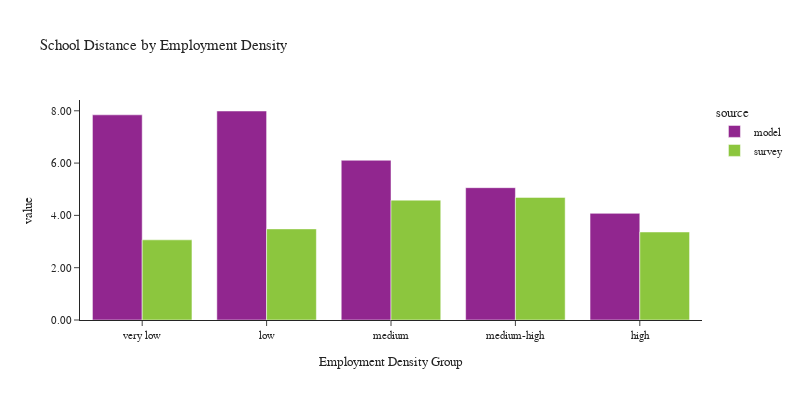

Source (notebook cell):
### Code cell
plot_school_location(df_students, 'emp_density_group', 'Employment Density', 'Employment Density Group')

### Figure 1 — Plotly figure (JSON) as saved in the notebook; plotly's stock layout.template omitted (floating-point values rounded to 4 significant figures)
{"data": [{"alignmentgroup": "True", "customdata": [[202109], [87701], [278912], [241400], [162915]], "hovertemplate": "source=model<br>emp_density_group=%{x}<br>value=%{y}<br>sample count=%{customdata[0]}<extra></extra>", "legendgroup": "model", "marker": {"color": "#91268F", "pattern": {"shape": ""}}, "name": "model", "offsetgroup": "model", "orientation": "v", "showlegend": true, "textposition": "auto", "type": "bar", "x": ["very low", "low", "medium", "medium-high", "high"], "xaxis": "x", "y": [7.846, 7.992, 6.107, 5.06, 4.077], "yaxis": "y"}, {"alignmentgroup": "True", "customdata": [[253], [83], [221], [229], [111]], "hovertemplate": "source=survey<br>emp_density_group=%{x}<br>value=%{y}<br>sample count=%{customdata[0]}<extra></extra>", "legendgroup": "survey", "marker": {"color": "#8CC63E", "pattern": {"shape": ""}}, "name": "survey", "offsetgroup": "survey", "orientation": "v", "showlegend": true, "textposition": "auto", "type": "bar", "x": ["very low", "low", "medium", "medium-high", "high"], "xaxis": "x", "y": [3.065, 3.484, 4.583, 4.689, 3.366], "yaxis": "y"}], "layout": {"barmode": "group", "font": {"size": 11}, "height": 400, "legend": {"title": {"text": "source"}, "tracegroupgap": 0}, "title": {"text": "School Distance by Employment Density"}, "width": 800, "xaxis": {"anchor": "y", "domain": [0.0, 1.0], "title": {"text": "Employment Density Group"}}, "yaxis": {"anchor": "x", "domain": [0.0, 1.0], "tickformat": ".2f", "title": {"text": "value"}}}}
